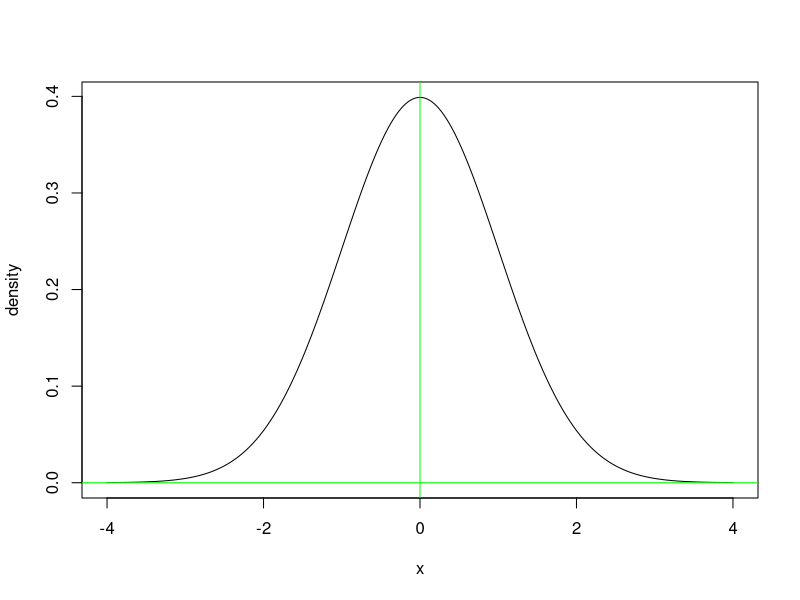

This chart was generated by the following R code:
x <- seq(-4, 4, length = 500)
y <- dnorm(x)

plot(x, y, type = "l", xlab = "x", ylab = "density")
abline(h = 0, col = "green")
abline(v = 0, col = "green")